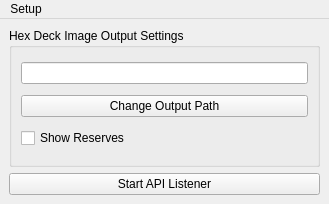
<?xml version="1.0" encoding="UTF-8"?>
<ui version="4.0">
 <class>MainWindow</class>
 <widget class="QMainWindow" name="MainWindow">
  <property name="geometry">
   <rect>
    <x>0</x>
    <y>0</y>
    <width>329</width>
    <height>204</height>
   </rect>
  </property>
  <property name="windowTitle">
   <string>Hex API Dashboard</string>
  </property>
  <widget class="QWidget" name="centralwidget">
   <layout class="QVBoxLayout" name="verticalLayout_2">
    <item>
     <widget class="QGroupBox" name="hexDeckBox">
      <property name="title">
       <string>Hex Deck Image Output Settings</string>
      </property>
      <layout class="QVBoxLayout" name="verticalLayout_4">
       <item>
        <widget class="QLineEdit" name="outputPathDisplay">
         <property name="frame">
          <bool>true</bool>
         </property>
         <property name="readOnly">
          <bool>true</bool>
         </property>
        </widget>
       </item>
       <item>
        <widget class="QPushButton" name="outputPathButton">
         <property name="text">
          <string>Change Output Path</string>
         </property>
        </widget>
       </item>
       <item>
        <widget class="QCheckBox" name="showReservesBox">
         <property name="text">
          <string>Show Reserves</string>
         </property>
         <property name="checked">
          <bool>false</bool>
         </property>
        </widget>
       </item>
      </layout>
     </widget>
    </item>
    <item>
     <widget class="QPushButton" name="serverToggleButton">
      <property name="text">
       <string>Start API Listener</string>
      </property>
     </widget>
    </item>
   </layout>
  </widget>
  <widget class="QMenuBar" name="menuBar">
   <property name="geometry">
    <rect>
     <x>0</x>
     <y>0</y>
     <width>329</width>
     <height>23</height>
    </rect>
   </property>
   <widget class="QMenu" name="menuSetup">
    <property name="title">
     <string>Setup</string>
    </property>
    <addaction name="actionAdd_API_Entry"/>
    <addaction name="actionDownload_StackIt"/>
   </widget>
   <addaction name="menuSetup"/>
  </widget>
  <action name="actionAdd_API_Entry">
   <property name="text">
    <string>Add API Entry</string>
   </property>
  </action>
  <action name="actionDownload_StackIt">
   <property name="text">
    <string>Download StackIt</string>
   </property>
  </action>
 </widget>
 <resources/>
 <connections/>
</ui>
